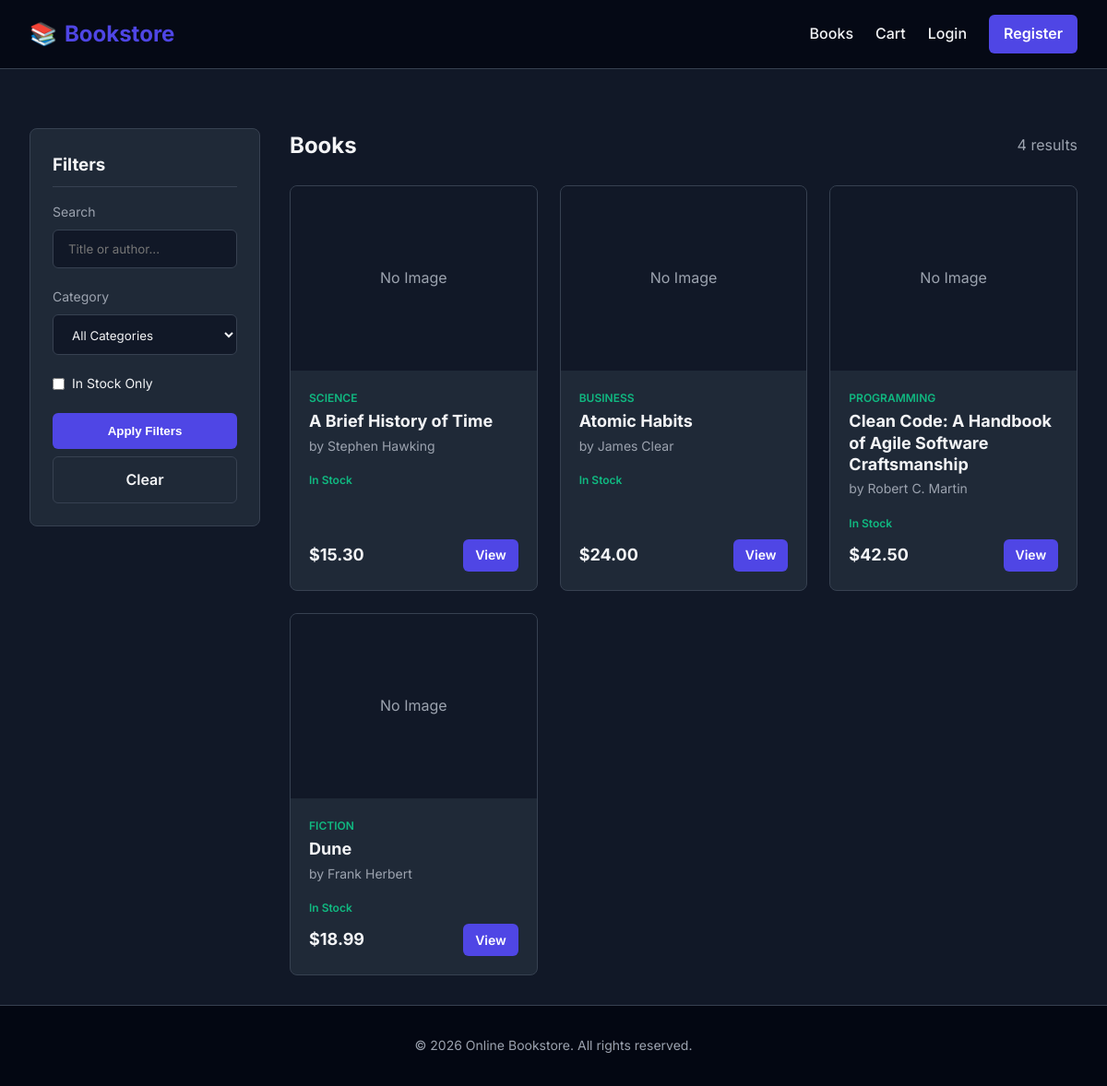
/products.php, run on the app's committed database.
### tables this page shows
CREATE TABLE IF NOT EXISTS products (
    id INT AUTO_INCREMENT PRIMARY KEY,
    category_id INT NOT NULL,
    title VARCHAR(200) NOT NULL,
    author VARCHAR(150) NOT NULL,
    description TEXT,
    price DECIMAL(10, 2) NOT NULL,
    stock_quantity INT NOT NULL DEFAULT 0,
    image VARCHAR(255) DEFAULT NULL,
    created_at TIMESTAMP DEFAULT CURRENT_TIMESTAMP,
    updated_at TIMESTAMP DEFAULT CURRENT_TIMESTAMP ON UPDATE CURRENT_TIMESTAMP,
    FOREIGN KEY (category_id) REFERENCES categories(id) ON DELETE RESTRICT
);

CREATE TABLE IF NOT EXISTS categories (
    id INT AUTO_INCREMENT PRIMARY KEY,
    name VARCHAR(100) NOT NULL UNIQUE,
    description TEXT,
    created_at TIMESTAMP DEFAULT CURRENT_TIMESTAMP
);

### includes/functions.php (called while the page is built, shortened)
<?php
function h($string) {
    return htmlspecialchars($string ?? '', ENT_QUOTES, 'UTF-8');
}
?>

### products.php (the view, shortened to what this page needs)
<?php
require_once __DIR__ . '/includes/header.php';
$page = isset($_GET['page']) ? max(1, (int)$_GET['page']) : 1;
$limit = 12;
$offset = ($page - 1) * $limit;
$search = trim($_GET['search'] ?? '');
$in_stock = isset($_GET['in_stock']) ? (int)$_GET['in_stock'] : 0;
$where_clauses = ["1=1"];
$params = [];
$where_sql = implode(' AND ', $where_clauses);
$count_stmt = $pdo->prepare("SELECT COUNT(*) FROM products p WHERE $where_sql");
$count_stmt->execute($params);
$total_products = $count_stmt->fetchColumn();
$sql = "SELECT p.*, c.name as category_name FROM products p JOIN categories c ON p.category_id = c.id WHERE $where_sql ORDER BY p.title ASC LIMIT $limit OFFSET $offset";
$stmt = $pdo->prepare($sql);
$stmt->execute($params);
$products = $stmt->fetchAll();
?>
<div style="display: flex; gap: 2rem; margin-top: 2rem;">
    <aside style="width: 250px; flex-shrink: 0;">
        <div style="background-color: var(--card-bg); padding: 1.5rem; border-radius: 8px; border: 1px solid var(--border-color); position: sticky; top: 80px;">
            <h3 style="margin-bottom: 1rem; border-bottom: 1px solid var(--border-color); padding-bottom: 0.5rem;">Filters</h3>
            <form action="" method="GET">
                <div class="form-group">
                    <label class="form-label" for="search">Search</label>
                    <input type="text" id="search" name="search" class="form-control" placeholder="Title or author..." value="<?php echo h($search); ?>">
                </div>
                <div class="form-group">
                    <label class="form-label" for="category">Category</label>
                    <select id="category" name="category" class="form-control">
                        <option value="0">All Categories</option>
                    </select>
                </div>
                <div class="form-group" style="display: flex; align-items: center; gap: 0.5rem;">
                    <input type="checkbox" id="in_stock" name="in_stock" value="1" <?php echo $in_stock ? 'checked' : ''; ?>>
                    <label for="in_stock" style="font-size: 0.875rem; color: var(--text-main);">In Stock Only</label>
                </div>
                <button type="submit" class="btn btn-primary btn-block" style="margin-top: 1rem;">Apply Filters</button>
                <a href="/task4/products.php" class="btn btn-block" style="margin-top: 0.5rem; text-align: center; border: 1px solid var(--border-color); color: var(--text-main);">Clear</a>
            </form>
        </div>
    </aside>
    <div style="flex-grow: 1;">
        <h2 style="margin-bottom: 1.5rem; display: flex; justify-content: space-between; align-items: center;">
            Books
            <span style="font-size: 1rem; font-weight: normal; color: var(--text-muted);"><?php echo $total_products; ?> results</span>
        </h2>
        <?php if ($products): ?>
            <div style="display: grid; grid-template-columns: repeat(auto-fill, minmax(220px, 1fr)); gap: 1.5rem;">
                <?php foreach ($products as $book): ?>
                    <div style="background-color: var(--card-bg); border: 1px solid var(--border-color); border-radius: 8px; overflow: hidden; display: flex; flex-direction: column;">
                        <?php if ($book['image']): ?>
                            <img src="/task4/uploads/products/<?php echo h($book['image']); ?>" alt="<?php echo h($book['title']); ?>" style="width: 100%; height: 200px; object-fit: cover;">
                        <?php else: ?>
                            <div style="width: 100%; height: 200px; background-color: var(--dark-bg); display: flex; align-items: center; justify-content: center; color: var(--text-muted);">
                                No Image
                            </div>
                        <?php endif; ?>
                        <div style="padding: 1.25rem; flex-grow: 1; display: flex; flex-direction: column;">
                            <span style="font-size: 0.75rem; color: var(--secondary-color); text-transform: uppercase; font-weight: 600; margin-bottom: 0.25rem;"><?php echo h($book['category_name']); ?></span>
                            <h3 style="font-size: 1.125rem; margin-bottom: 0.25rem; color: var(--text-main); line-height: 1.3;"><?php echo h($book['title']); ?></h3>
                            <p style="color: var(--text-muted); font-size: 0.875rem; margin-bottom: 1rem;">by <?php echo h($book['author']); ?></p>
                            <?php if ($book['stock_quantity'] <= 0): ?>
                                <span style="font-size: 0.75rem; color: var(--danger); font-weight: 600; margin-bottom: 0.5rem;">Out of Stock</span>
                            <?php else: ?>
                                <span style="font-size: 0.75rem; color: var(--secondary-color); font-weight: 600; margin-bottom: 0.5rem;">In Stock</span>
                            <?php endif; ?>
                            <div style="margin-top: auto; display: flex; justify-content: space-between; align-items: center;">
                                <span style="font-size: 1.125rem; font-weight: 700; color: var(--text-main);">$<?php echo number_format($book['price'], 2); ?></span>
                                <a href="/task4/product_details.php?id=<?php echo $book['id']; ?>" class="btn btn-primary" style="padding: 0.4rem 0.8rem; font-size: 0.875rem;">View</a>
                            </div>
                        </div>
                    </div>
                <?php endforeach; ?>
            </div>
        <?php endif; ?>
    </div>
</div>
<?php require_once __DIR__ . '/includes/footer.php'; ?>

### assets/css/style.css (style rules this page uses)
:root { --primary-color: #4F46E5; --primary-hover: #4338CA; --secondary-color: #10B981; --secondary-hover: #059669; --dark-bg: #111827; --darker-bg: #030712; --text-main: #F3F4F6; --text-muted: #9CA3AF; --border-color: #374151; --card-bg: #1F2937; --danger: #EF4444; }
* { box-sizing: border-box; margin: 0; padding: 0; }
body { font-family: 'Inter', system-ui, -apple-system, sans-serif; background-color: var(--dark-bg); color: var(--text-main); line-height: 1.6; display: flex; flex-direction: column; min-height: 100vh; }
a { color: var(--primary-color); text-decoration: none; transition: color 0.2s; }
.form-group { margin-bottom: 1.25rem; }
.form-label { display: block; margin-bottom: 0.5rem; font-size: 0.875rem; color: var(--text-muted); }
.form-control { width: 100%; padding: 0.75rem 1rem; background-color: var(--dark-bg); border: 1px solid var(--border-color); border-radius: 6px; color: var(--text-main); font-family: inherit; transition: border-color 0.2s, box-shadow 0.2s; }
.btn { display: inline-block; padding: 0.75rem 1.5rem; border-radius: 6px; font-weight: 600; text-align: center; cursor: pointer; border: none; transition: all 0.2s ease; width: auto; }
.btn-primary { background-color: var(--primary-color); color: white; }
.btn-block { width: 100%; display: block; }

### data on the page
products: shows "No Image", category.name "SCIENCE", title "A Brief History of Time", author "Stephen Hawking", stock_quantity "In Stock", price "15.30"
products: shows "No Image", category.name "BUSINESS", title "Atomic Habits", author "James Clear", stock_quantity "In Stock", price "24.00"
products: shows "No Image", category.name "PROGRAMMING", title "Clean Code: A Handbook of Agile Software Craftsmanship", author "Robert C. Martin", stock_quantity "In Stock", price "42.50"
products: shows "No Image", category.name "FICTION", title "Dune", author "Frank Herbert", stock_quantity "In Stock", price "18.99"

### other printed values
$total_products "4"
